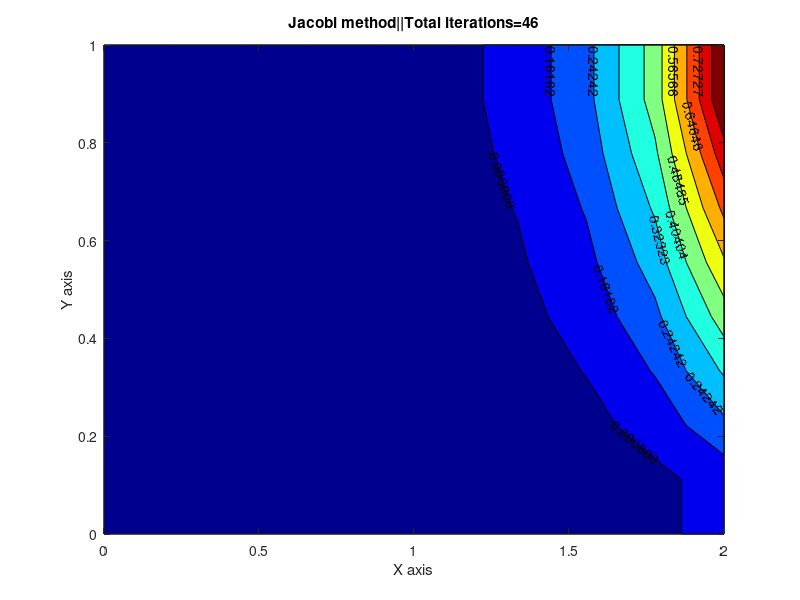
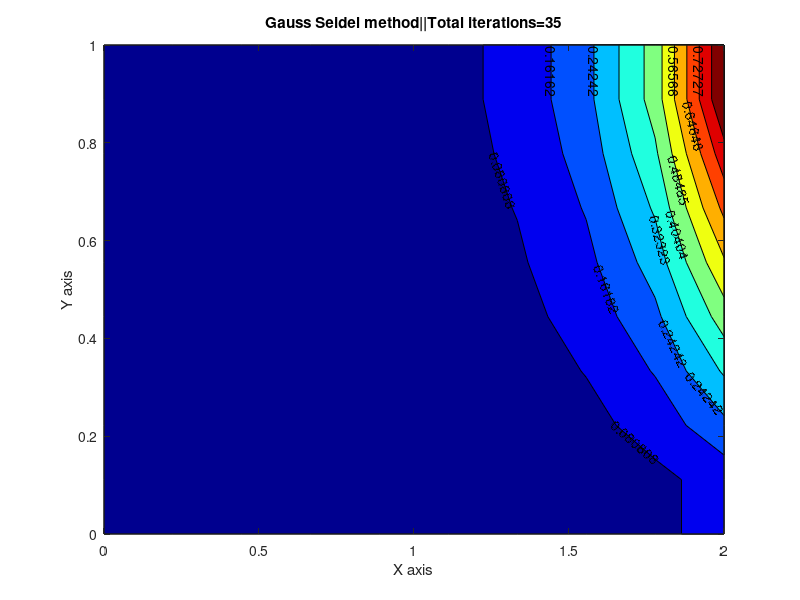
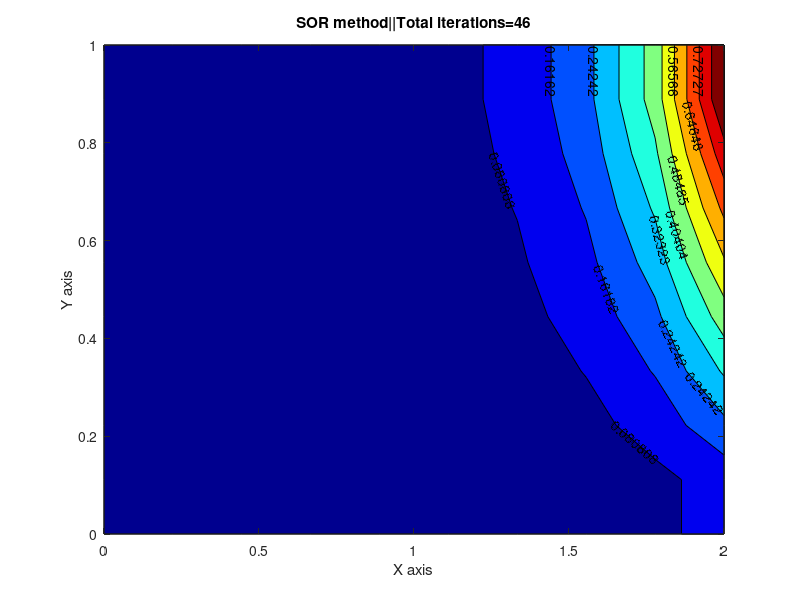

Here is the MATLAB script that generated these plots, in order:
%% Jacobi Method
clear all
close all
clc

Lx=2;
Ly=1;
n=10;
tolerance=1e-20;

x=linspace(0,Lx,n);
y=linspace(0,Ly,n);

dx=Lx/(n-1);
dy=Ly/(n-1);

%Initialization

u=zeros(n,n);
u_exact=zeros(n,n);
u(:,1)=0;
u(:,n)=y';
u(1,:)=u(2,:);
u(n,:)=u(n-1,:);
u_old=u;
err=1;
n_iter=1;
k=2*(dx^2+dy^2)/(dx^2*dy^2);

% %loop setup
% 
while err>tolerance
    for i=2:(n-1)
        for j=2:(n-1)
            u(i,j)=(1/k)*((u_old(i-1,j)+u_old(i+1,j))/dx^2+...
                (u_old(i,j-1)+u_old(i,j+1)/dy^2));
        end
    end
    u(1,:)=u(2,:);
    u(n,:)=u(n-1,:);
    err=max(max(abs(u-u_old)));
    n_iter=n_iter+1;
    u_old=u;

end
figure(1)
contourf(x,y,u,'ShowText','on');
colormap(jet);
xlabel('X axis')
ylabel('Y axis')
title_text=sprintf(['Jacobi method||' 'Total iterations=%d'],n_iter);
title(title_text);

%% Gauss Seidel Method
clear vars;

Lx=2;
Ly=1;
n=10;
tolerance=1e-20;

x=linspace(0,Lx,n);
y=linspace(0,Ly,n);

dx=Lx/(n-1);
dy=Ly/(n-1);

%Initialization

u=zeros(n,n);
u_exact=zeros(n,n);
u(:,1)=0;
u(:,n)=y';
u(1,:)=u(2,:);
u(n,:)=u(n-1,:);
u_old=u;
err=1;
n_iter=1;
k=2*(dx^2+dy^2)/(dx^2*dy^2);

% %loop setup
% 
while err>tolerance
    for i=2:(n-1)
        for j=2:(n-1)
            %Gauss Sidel setup using new prvious boundary value
            u(i,j)=(1/k)*((u(i-1,j)+u_old(i+1,j))/dx^2+...
                (u(i,j-1)+u_old(i,j+1)/dy^2));
        end
    end
    u(1,:)=u(2,:);
    u(n,:)=u(n-1,:);
    err=max(max(abs(u-u_old)));
    n_iter=n_iter+1;
    u_old=u;

end
figure(2)
contourf(x,y,u,'ShowText','on');
colormap(jet);
xlabel('X axis')
ylabel('Y axis')
title_text=sprintf(['Gauss Seidel method||' 'Total iterations=%d'],n_iter);
title(title_text);


%% SOR method
clear vars;
Lx=2;
Ly=1;
n=10;
tolerance=1e-20;

x=linspace(0,Lx,n);
y=linspace(0,Ly,n);

dx=Lx/(n-1);
dy=Ly/(n-1);

%Initialization

u=zeros(n,n);
u_exact=zeros(n,n);
u(:,1)=0;
u(:,n)=y';
u(1,:)=u(2,:);
u(n,:)=u(n-1,:);
u_old=u;
err=1;
n_iter=1;
k=2*(dx^2+dy^2)/(dx^2*dy^2);
u_1=zeros(n,n);
rel_factor=.9; % relaxation factor

% %loop setup
% 
while err>tolerance
    for i=2:(n-1)
        for j=2:(n-1)
            %SOR
            u_1(i,j)=(1/k)*((u(i-1,j)+u_old(i+1,j))/dx^2+...
                (u(i,j-1)+u_old(i,j+1)/dy^2));
            u(i,j)=u_old(i,j)*(1-rel_factor)+rel_factor*u_1(i,j);
        end
    end
    u(1,:)=u(2,:);
    u(n,:)=u(n-1,:);
    err=max(max(abs(u-u_old)));
    n_iter=n_iter+1;
    u_old=u;

end
figure(3)
contourf(x,y,u,'ShowText','on');
colormap(jet);
xlabel('X axis')
ylabel('Y axis')
title_text=sprintf(['SOR method||' 'Total iterations=%d'],n_iter);
title(title_text);





